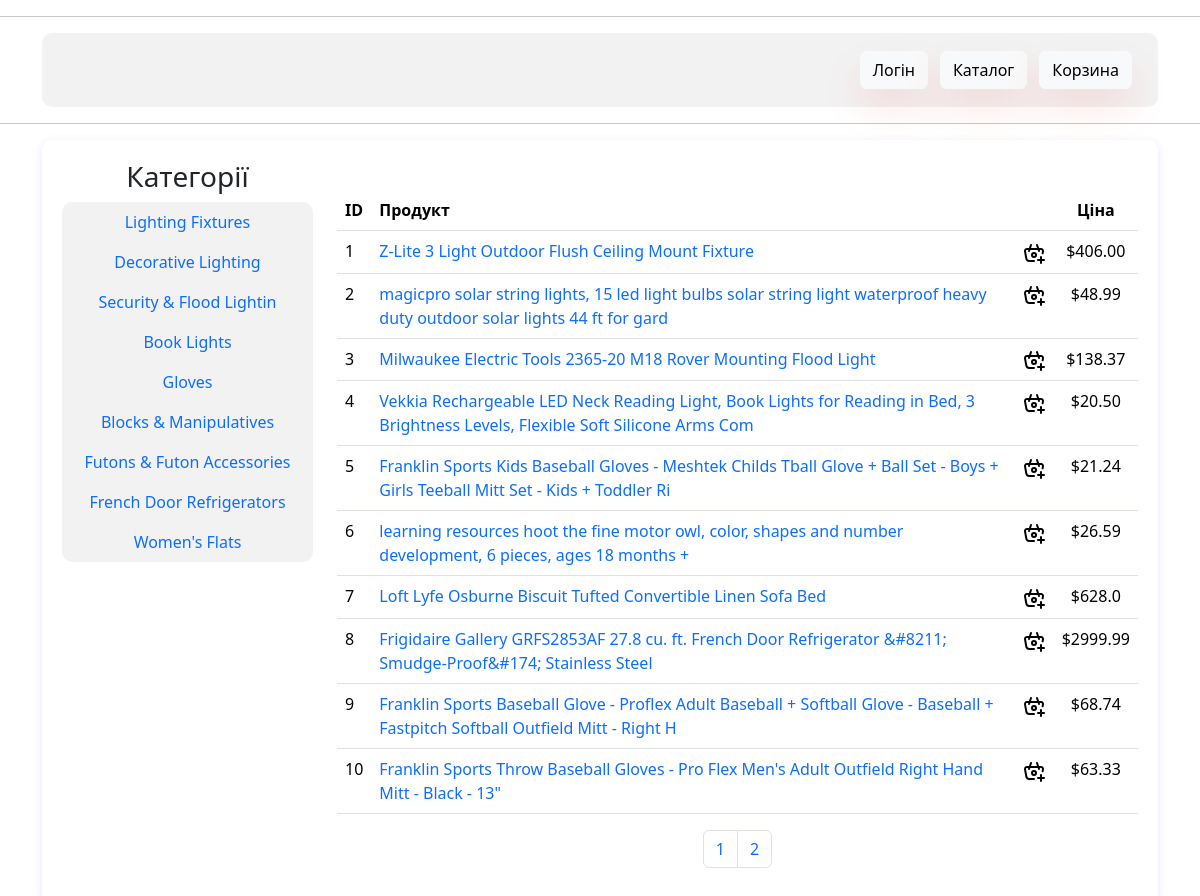
The app's page /show-all-products/ with its own data.
### product/models.py (models this page shows, shortened)
class Category(models.Model):
    name = models.CharField(max_length=255, unique=True)

class Product(models.Model):
    product_id = models.CharField(max_length=15)
    brand_name = models.CharField(max_length=50)
    product_name = models.CharField(max_length=255)
    category = models.ForeignKey(to=Category, on_delete=models.CASCADE)
    discounted_price = models.CharField(max_length=10)
    price_before_discount = models.CharField(max_length=10)
    savings_percent = models.CharField(max_length=255)
    product_link = models.CharField(max_length=255)

### product/views.py (the view)
# urls.py: path('show-all-products/', views.show_all_products, name='show_all_products'),
def show_all_products(request, category_name=None, page_number=1):
    if category_name:
        category = Category.objects.get(name=category_name)
        products = Product.objects.filter(category=category).order_by('id')
    else:
        products = Product.objects.all().order_by('id')
    per_page = 10
    paginator = Paginator(products, per_page)
    products_paginator = paginator.page(page_number)
    context = {'title': 'Каталог',
               'products': products_paginator,
               'categories': Category.objects.all()
               }
    return render(request, template_name='product/show_all_products.html', context=context)

### product/templates/product/show_all_products.html (shortened to what this page needs)
{% load static %}
<!DOCTYPE html>
<html lang="en">
<head>
</head>
<body>
{% include 'product/base.html' %}
<div class="container">
    <div class="blue-container">
    <div class="row">
      <div class="col-md-3">
        <h3>Категорії</h3>
        <ul class="nav flex-column">
            {% for category in categories %}
          <li class="category-item"><a class="nav-link" href="{% url 'product:category' category.name %}">{{ category.name }}</a></li>
            {% endfor %}
    </ul>
  </div>
   <div class="col-md-9">
        <table class="table">
            <thead>
                <tr>
                    <th class="text-left">ID</th>
                    <th class="text-left">Продукт</th>
                    <th class="text-center"></th>
                    <th class="text-center">Ціна</th>
                </tr>
            </thead>
            <tbody>
                {% for product in products %}
                    <tr>
                        <td class="text-left">{{ product.id }}</td>
                        <td class="text-left"><a href="{% url 'product:product_detail' product_id=product.pk %}">
                            {{ product.product_name }}</a></td>
                        <td><a href="{% url 'basket:add_basket'  product_id=product.id %}">
                             <img src="{% static 'icons/basket-plus.svg' %}" alt="Додати до корзини" title="Додати до корзини">
                        </a></td>
                        <td class="text-center">{{ product.discounted_price }}</td>
                    </tr>
                {% endfor %}
            </tbody>
        </table>
   <nav aria-label="Page navigation example">
                <ul class="pagination justify-content-center">
                    {% for page in products.paginator.page_range %}
                    <li class="page-item"><a class="page-link" href="{% url 'product:paginator' page %}">{{ page }}</a></li>
                        {% endfor %}
                </ul>
            </nav>
    </div>
  </div>
</div>
</body>
</html>

### product/templates/product/base.html (style rules this page uses)
.blue-container { box-shadow: 0 2px 10px 0 rgba(0, 0, 255, 0.1); padding: 20px; margin-top: 10px; border-radius: 10px; height: 100%; }
.text-left { text-align: left; }
.text-center { text-align: center; }
.flex-column { background-color: #f2f2f2; border-radius: 10px; }
.category-item { text-align: center; }
h3 { text-align: center; }
.table { margin-top: 30px; }
a { text-decoration: none; }

### records on screen
Category: name "Lighting Fixtures"
Category: name "Decorative Lighting"
Category: name "Security & Flood Lightin"
Category: name "Book Lights"
Category: name "Gloves"
Category: name "Blocks & Manipulatives"
Category: name "Futons & Futon Accessories"
Category: name "French Door Refrigerators"
Category: name "Women's Flats"
Product: id "1", product_name "Z-Lite 3 Light Outdoor Flush Ceiling Mount Fixture", discounted_price "$406.00"
Product: id "2", product_name "magicpro solar string lights, 15 led light bulbs solar string light waterproof heavy duty outdoor solar lights 44 ft for gard", discounted_price "$48.99"
Product: id "3", product_name "Milwaukee Electric Tools 2365-20 M18 Rover Mounting Flood Light", discounted_price "$138.37"
Product: id "4", product_name "Vekkia Rechargeable LED Neck Reading Light, Book Lights for Reading in Bed, 3 Brightness Levels, Flexible Soft Silicone Arms Com", discounted_price "$20.50"
Product: id "5", product_name "Franklin Sports Kids Baseball Gloves - Meshtek Childs Tball Glove + Ball Set - Boys + Girls Teeball Mitt Set - Kids + Toddler Ri", discounted_price "$21.24"
Product: id "6", product_name "learning resources hoot the fine motor owl, color, shapes and number development, 6 pieces, ages 18 months +", discounted_price "$26.59"
Product: id "7", product_name "Loft Lyfe Osburne Biscuit Tufted Convertible Linen Sofa Bed", discounted_price "$628.0"
Product: id "8", product_name "Frigidaire Gallery GRFS2853AF 27.8 cu. ft. French Door Refrigerator &#8211; Smudge-Proof&#174; Stainless Steel", discounted_price "$2999.99"
Product: id "9", product_name "Franklin Sports Baseball Glove - Proflex Adult Baseball + Softball Glove - Baseball + Fastpitch Softball Outfield Mitt - Right H", discounted_price "$68.74"
Product: id "10", product_name "Franklin Sports Throw Baseball Gloves - Pro Flex Men's Adult Outfield Right Hand Mitt - Black - 13\"", discounted_price "$63.33"

### other values on screen
{{ page }} "1" "2"
